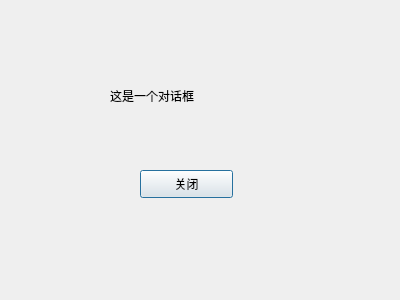
<?xml version="1.0" encoding="UTF-8"?>
<ui version="4.0">
 <class>Dialog</class>
 <widget class="QDialog" name="Dialog">
  <property name="geometry">
   <rect>
    <x>0</x>
    <y>0</y>
    <width>400</width>
    <height>300</height>
   </rect>
  </property>
  <property name="windowTitle">
   <string>Dialog</string>
  </property>
  <widget class="QLabel" name="label">
   <property name="geometry">
    <rect>
     <x>110</x>
     <y>80</y>
     <width>141</width>
     <height>31</height>
    </rect>
   </property>
   <property name="text">
    <string>这是一个对话框</string>
   </property>
  </widget>
  <widget class="QPushButton" name="pushButton">
   <property name="geometry">
    <rect>
     <x>140</x>
     <y>170</y>
     <width>93</width>
     <height>28</height>
    </rect>
   </property>
   <property name="text">
    <string>关闭</string>
   </property>
  </widget>
 </widget>
 <resources/>
 <connections/>
</ui>
